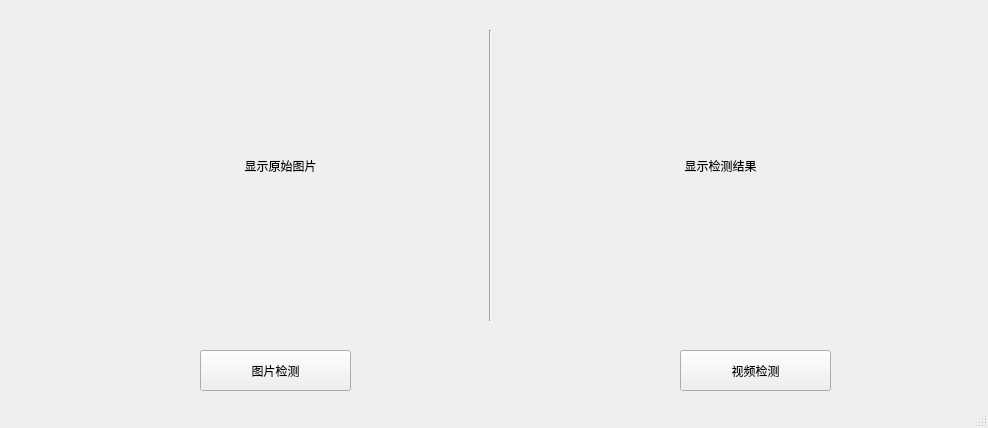
<?xml version="1.0" encoding="UTF-8"?>
<ui version="4.0">
 <class>MainWindow</class>
 <widget class="QMainWindow" name="MainWindow">
  <property name="geometry">
   <rect>
    <x>0</x>
    <y>0</y>
    <width>988</width>
    <height>428</height>
   </rect>
  </property>
  <property name="windowTitle">
   <string>MainWindow</string>
  </property>
  <widget class="QWidget" name="centralwidget">
   <widget class="QLabel" name="input">
    <property name="geometry">
     <rect>
      <x>130</x>
      <y>50</y>
      <width>301</width>
      <height>231</height>
     </rect>
    </property>
    <property name="text">
     <string>显示原始图片</string>
    </property>
    <property name="scaledContents">
     <bool>true</bool>
    </property>
    <property name="alignment">
     <set>Qt::AlignmentFlag::AlignCenter</set>
    </property>
   </widget>
   <widget class="QLabel" name="output">
    <property name="geometry">
     <rect>
      <x>560</x>
      <y>50</y>
      <width>321</width>
      <height>231</height>
     </rect>
    </property>
    <property name="text">
     <string>显示检测结果</string>
    </property>
    <property name="scaledContents">
     <bool>true</bool>
    </property>
    <property name="alignment">
     <set>Qt::AlignmentFlag::AlignCenter</set>
    </property>
   </widget>
   <widget class="Line" name="line">
    <property name="geometry">
     <rect>
      <x>460</x>
      <y>30</y>
      <width>61</width>
      <height>291</height>
     </rect>
    </property>
    <property name="orientation">
     <enum>Qt::Orientation::Vertical</enum>
    </property>
   </widget>
   <widget class="QPushButton" name="dec_image">
    <property name="geometry">
     <rect>
      <x>200</x>
      <y>350</y>
      <width>151</width>
      <height>41</height>
     </rect>
    </property>
    <property name="text">
     <string>图片检测</string>
    </property>
   </widget>
   <widget class="QPushButton" name="dec_video">
    <property name="geometry">
     <rect>
      <x>680</x>
      <y>350</y>
      <width>151</width>
      <height>41</height>
     </rect>
    </property>
    <property name="text">
     <string>视频检测</string>
    </property>
   </widget>
  </widget>
  <widget class="QStatusBar" name="statusbar"/>
 </widget>
 <resources/>
 <connections/>
</ui>
